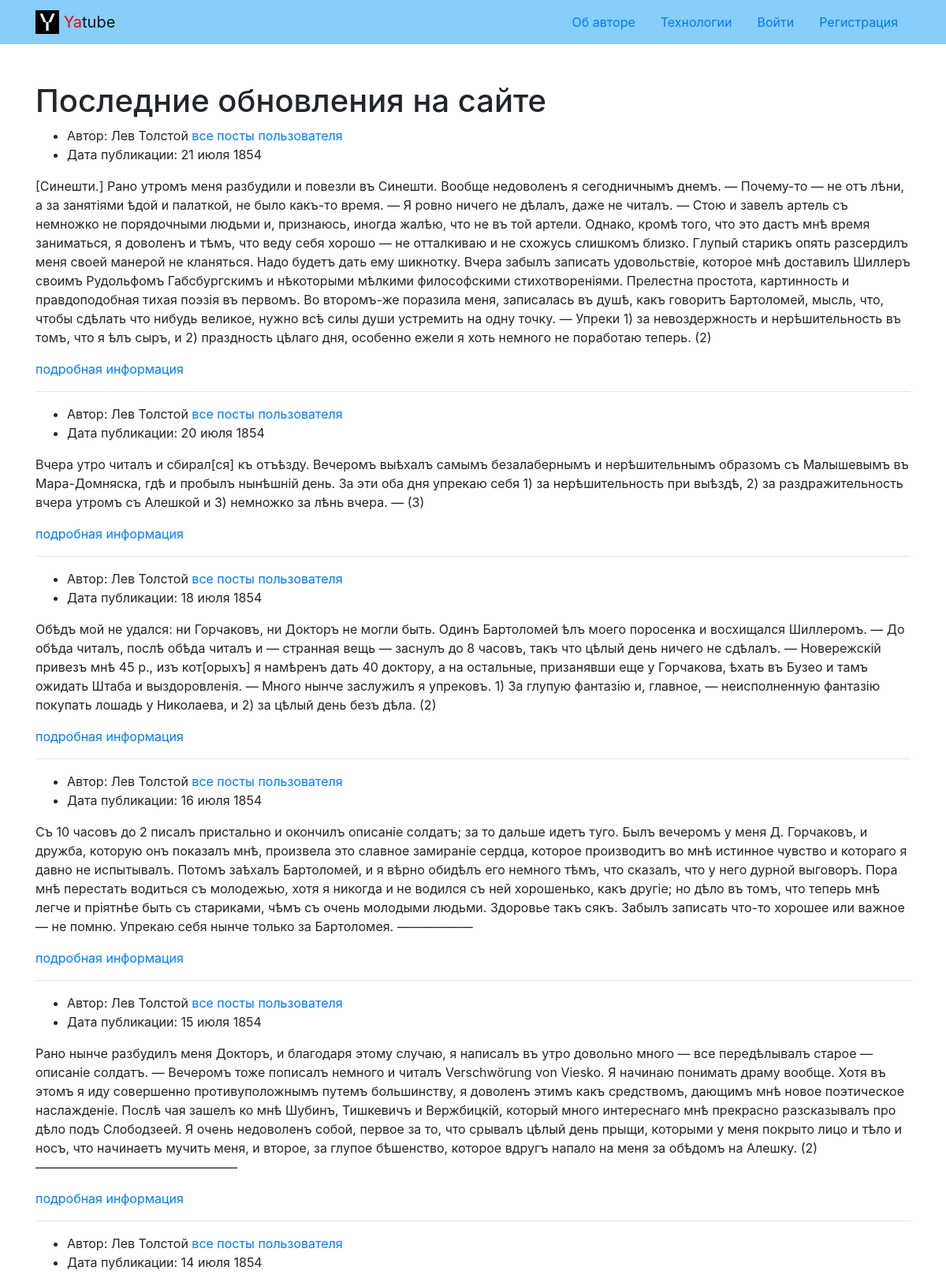
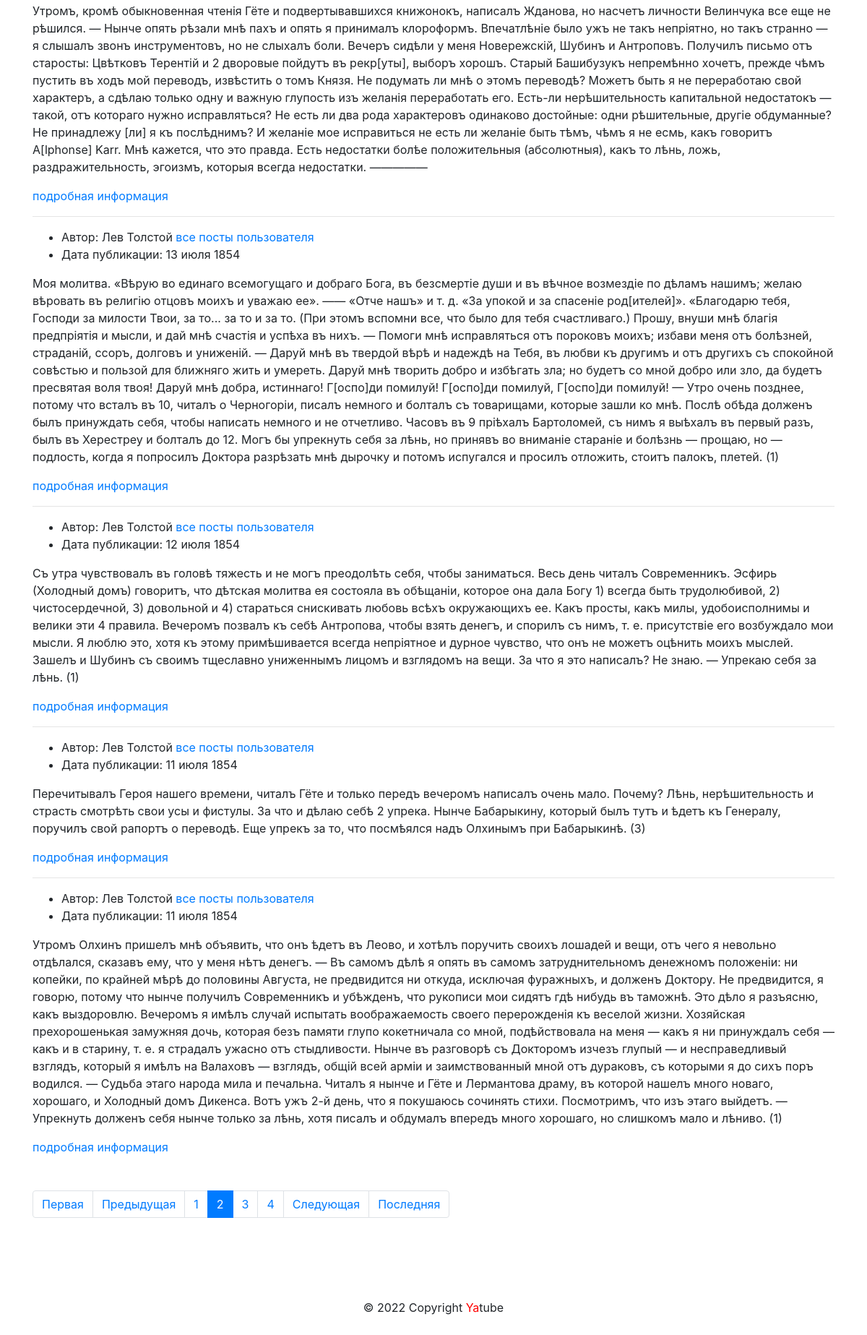
Screenshot of /?page=2 with the database file from the repository (2 pictures, top to bottom).
### posts/models.py (models this page shows, shortened)
class Post(models.Model):
    text = models.TextField(verbose_name='текст')
    pub_date = models.DateTimeField(auto_now_add=True)
    author = models.ForeignKey(
        User,
        on_delete=models.CASCADE,
        related_name='posts'
    )
    group = models.ForeignKey(
        Group,
        verbose_name='группа',
        blank=True,
        null=True,
        on_delete=models.SET_NULL
    )
    class Meta:
        ordering = ['-pub_date']

### posts/views.py (the view)
# urls.py: path('', views.index, name='index'),
def index(request):
    posts = Post.objects.all()
    page_obj = pagination(request, posts)
    context = {
        'page_obj': page_obj}
    return render(request, 'posts/index.html', context)

### core/context_processors/year.py (called while the page is built)
def year(request):
    a = date.today().year
    return {'year': a}

### posts/views.py (called while the page is built)
def pagination(request, posts):
    paginator = Paginator(posts, PAGES)
    page_number = request.GET.get('page')
    page_obj = paginator.get_page(page_number)
    return page_obj

### templates/posts/index.html (shortened to what this page needs)
{% extends 'base.html' %}
{% block content %}
  <div class="container py-5">
    <h1> Последние обновления на сайте </h1>
        {% for post in page_obj %}
        <article>
        <ul>
          <li>
            Автор: {{ post.author.get_full_name }}
            <a href="{% url 'posts:profile' post.author.username %}">все посты пользователя</a>
          </li>
          <li>
            Дата публикации: {{ post.pub_date|date:"d E Y" }}
          </li>
        </ul>
          <p>
            {{ post.text }}
          </p>
          <p>
          <a href="{% url 'posts:post_detail' post.pk %}">подробная информация</a>
          </p>
        </article>
        {% if not forloop.last %}<hr>{% endif %}
        {% endfor %}
        {% include 'posts/includes/paginator.html' %}
  </div>
{% endblock %}

### rows the page displays
Post: author.get_full_name "Лев Толстой", pub_date "21 июля 1854", text "[Синешти.] Рано утромъ меня разбудили и повезли въ Синешти. Вообще недоволенъ я сегодничнымъ днемъ. — Почему-то — не отъ лѣни, а за занятіями ѣдой и палаткой, не было какъ-тο время. — Я ровно ничего не дѣлалъ, даже не читалъ. — Стою и завелъ артель съ немножко не порядочными людьми и, признаюсь, иногда жалѣю, что не въ той артели. Однако, кромѣ того, что это дастъ мнѣ время заниматься, я доволенъ и тѣмъ, что веду себя хорошо — не отталкиваю и не схожусь слишкомъ близко. Глупый старикъ опять разсердилъ меня своей манерой не кланяться. Надо будетъ дать ему шикнотку. Вчера забылъ записать удовольствіе, которое мнѣ доставилъ Шиллеръ своимъ Рудольфомъ Габсбургскимъ и нѣкоторыми мѣлкими…"
Post: author.get_full_name "Лев Толстой", pub_date "20 июля 1854", text "Вчера утро читалъ и сбирал[ся] къ отъѣзду. Вечеромъ выѣхалъ самымъ безалабернымъ и нерѣшительнымъ образомъ съ Малышевымъ въ Мара-Домняска, гдѣ и пробылъ нынѣшній день. За эти оба дня упрекаю себя 1) за нерѣшительность при выѣздѣ, 2) за раздражительность вчера утромъ съ Алешкой и 3) немножко за лѣнь вчера. — (3)"
Post: author.get_full_name "Лев Толстой", pub_date "18 июля 1854", text "Обѣдъ мой не удался: ни Горчаковъ, ни Докторъ не могли быть. Одинъ Бартоломей ѣлъ моего поросенка и восхищался Шиллеромъ. — До обѣда читалъ, послѣ обѣда читалъ и — странная вещь — заснулъ до 8 часовъ, такъ что цѣлый день ничего не сдѣлалъ. — Новережскій привезъ мнѣ 45 р., изъ кот[орыхъ] я намѣренъ дать 40 доктору, а на остальные, призанявши еще у Горчакова, ѣхать въ Бузео и тамъ ожидать Штаба и выздоровленія. — Много нынче заслужилъ я упрековъ. 1) За глупую фантазію и, главное, — неисполненную фантазію покупать лошадь у Николаева, и 2) за цѣлый день безъ дѣла. (2)"
Post: author.get_full_name "Лев Толстой", pub_date "16 июля 1854", text "Съ 10 часовъ до 2 писалъ пристально и окончилъ описаніе солдатъ; за то дальше идетъ туго. Былъ вечеромъ у меня Д. Горчаковъ, и дружба, которую онъ показалъ мнѣ, произвела это славное замираніе сердца, которое производитъ во мнѣ истинное чувство и котораго я давно не испытывалъ. Потомъ заѣхалъ Бартоломей, и я вѣрно обидѣлъ его немного тѣмъ, что сказалъ, что у него дурной выговоръ. Пора мнѣ перестать водиться съ молодежью, хотя я никогда и не водился съ ней хорошенько, какъ другіе; но дѣло въ томъ, что теперь мнѣ легче и пріятнѣе быть съ стариками, чѣмъ съ очень молодыми людьми. Здоровье такъ сякъ. Забылъ записать что-то хорошее или важное — не помню. Упрекаю себя нынче только за Бартоломея.…"
Post: author.get_full_name "Лев Толстой", pub_date "15 июля 1854", text "Рано нынче разбудилъ меня Докторъ, и благодаря этому случаю, я написалъ въ утро довольно много — все передѣлывалъ старое — описаніе солдатъ. — Вечеромъ тоже пописалъ немного и читалъ Verschwörung von Viesko. Я начинаю понимать драму вообще. Хотя въ этомъ я иду совершенно противуположнымъ путемъ большинству, я доволенъ этимъ какъ средствомъ, дающимъ мнѣ новое поэтическое наслажденіе. Послѣ чая зашелъ ко мнѣ Шубинъ, Тишкевичъ и Вержбицкій, который много интереснаго мнѣ прекрасно разсказывалъ про дѣло подъ Слободзеей. Я очень недоволенъ собой, первое за то, что срывалъ цѣлый день прыщи, которыми у меня покрыто лицо и тѣло и носъ, что начинаетъ мучить меня, и второе, за глупое бѣшенство,…"
Post: author.get_full_name "Лев Толстой", pub_date "14 июля 1854", text "Утромъ, кромѣ обыкновенная чтенія Гёте и подвертывавшихся книжонокъ, написалъ Жданова, но насчетъ личности Велинчука все еще не рѣшился. — Нынче опять рѣзали мнѣ пахъ и опять я принималъ клороформъ. Впечатлѣніе было ужъ не такъ непріятно, но такъ странно — я слышалъ звонъ инструментовъ, но не слыхалъ боли. Вечеръ сидѣли у меня Новережскій, Шубинъ и Антроповъ. Получилъ письмо отъ старосты: Цвѣтковъ Терентій и 2 дворовые пойдутъ въ рекр[уты], выборъ хорошъ. Старый Башибузукъ непремѣнно хочетъ, прежде чѣмъ пустить въ ходъ мой переводъ, извѣстить о томъ Князя. Не подумать ли мнѣ о этомъ переводѣ? Можетъ быть я не переработаю свой характеръ, a сдѣлаю только одну и важную глупость изъ желанія…"
Post: author.get_full_name "Лев Толстой", pub_date "13 июля 1854", text "Моя молитва. «Вѣрую во единаго всемогущаго и добраго Бога, въ безсмертіе души и въ вѣчное возмездіе по дѣламъ нашимъ; желаю вѣровать въ религію отцовъ моихъ и уважаю ее». —— «Отче нашъ» и т. д. «За упокой и за спасеніе род[ителей]». «Благодарю тебя, Господи за милости Твои, за то... за то и за то. (При этомъ вспомни все, что было для тебя счастливаго.) Прошу, внуши мнѣ благія предпріятія и мысли, и дай мнѣ счастія и успѣха въ нихъ. — Помоги мнѣ исправляться отъ пороковъ моихъ; избави меня отъ болѣзней, страданій, ссоръ, долговъ и униженій. — Даруй мнѣ въ твердой вѣрѣ и надеждѣ на Тебя, въ любви къ другимъ и отъ другихъ съ спокойной совѣстью и пользой для ближняго жить и умереть. Даруй мнѣ…"
Post: author.get_full_name "Лев Толстой", pub_date "12 июля 1854", text "Съ утра чувствовалъ въ головѣ тяжесть и не могъ преодолѣть себя, чтобы заниматься. Весь день читалъ Современникъ. Эсфирь (Холодный домъ) говоритъ, что дѣтская молитва ея состояла въ обѣщаніи, которое она дала Богу 1) всегда быть трудолюбивой, 2) чистосердечной, 3) довольной и 4) стараться снискивать любовь всѣхъ окружающихъ ее. Какъ просты, какъ милы, удобоисполнимы и велики эти 4 правила. Вечеромъ позвалъ къ себѣ Антропова, чтобы взять денегъ, и спорилъ съ нимъ, т. е. присутствіе его возбуждало мои мысли. Я люблю это, хотя къ этому примѣшивается всегда непріятное и дурное чувство, что онъ не можетъ оцѣнить моихъ мыслей. Зашелъ и Шубинъ съ своимъ тщеславно униженнымъ лицомъ и взглядомъ на…"
Post: author.get_full_name "Лев Толстой", pub_date "11 июля 1854", text "Перечитывалъ Героя нашего времени, читалъ Гёте и только передъ вечеромъ написалъ очень мало. Почему? Лѣнь, нерѣшительность и страсть смотрѣть свои усы и фистулы. За что и дѣлаю себѣ 2 упрека. Нынче Бабарыкину, который былъ тутъ и ѣдетъ къ Генералу, поручилъ свой рапортъ о переводѣ. Еще упрекъ за то, что посмѣялся надъ Олхинымъ при Бабарыкинѣ. (3)"
Post: author.get_full_name "Лев Толстой", pub_date "11 июля 1854", text "Утромъ Олхинъ пришелъ мнѣ объявить, что онъ ѣдетъ въ Леово, и хотѣлъ поручить своихъ лошадей и вещи, отъ чего я невольно отдѣлался, сказавъ ему, что у меня нѣтъ денегъ. — Въ самомъ дѣлѣ я опять въ самомъ затруднительномъ денежномъ положеніи: ни копейки, по крайней мѣрѣ до половины Августа, не предвидится ни откуда, исключая фуражныхъ, и долженъ Доктору. Не предвидится, я говорю, потому что нынче получилъ Современникъ и убѣжденъ, что рукописи мои сидятъ гдѣ нибудь въ таможнѣ. Это дѣло я разъясню, какъ выздоровлю. Вечеромъ я имѣлъ случай испытать воображаемость своего перерожденія къ веселой жизни. Хозяйская прехорошенькая замужняя дочь, которая безъ памяти глупо кокетничала со мной,…"

### other values shown
{{ i }} "1" "3" "4"
{{ i }} "2"
